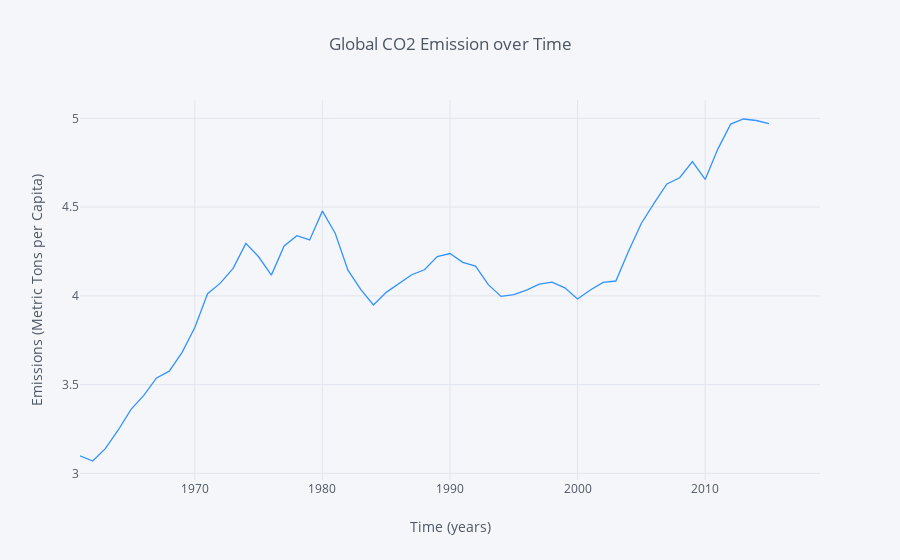

Source (notebook cell):
### Markdown cell above
## Emisiones promedio globales de CO2 (Toneladas/per capita) por año desde 1960 a 2014

### Code cell
e.iplot(kind='line', xTitle='Time (years)', color='#3393FF',
                  yTitle='Emissions (Metric Tons per Capita)', title='Global CO2 Emission over Time')

### Figure 1 — Plotly figure (JSON) as saved in the notebook; plotly's stock layout.template omitted (floating-point values rounded to 4 significant figures)
{"data": [{"line": {"color": "rgba(51, 147, 255, 1.0)", "dash": "solid", "shape": "linear", "width": 1.3}, "mode": "lines", "name": "Global CO2 Emissions per Capita", "text": "", "type": "scatter", "uid": "7b387703-f513-46d1-8db1-371561a181e6", "x": ["1960-12-31", "1961-12-31", "1962-12-31", "1963-12-31", "1964-12-31", "1965-12-31", "1966-12-31", "1967-12-31", "1968-12-31", "1969-12-31", "1970-12-31", "1971-12-31", "1972-12-31", "1973-12-31", "1974-12-31", "1975-12-31", "1976-12-31", "1977-12-31", "1978-12-31", "1979-12-31", "1980-12-31", "1981-12-31", "1982-12-31", "1983-12-31", "1984-12-31", "1985-12-31", "1986-12-31", "1987-12-31", "1988-12-31", "1989-12-31", "1990-12-31", "1991-12-31", "1992-12-31", "1993-12-31", "1994-12-31", "1995-12-31", "1996-12-31", "1997-12-31", "1998-12-31", "1999-12-31", "2000-12-31", "2001-12-31", "2002-12-31", "2003-12-31", "2004-12-31", "2005-12-31", "2006-12-31", "2007-12-31", "2008-12-31", "2009-12-31", "2010-12-31", "2011-12-31", "2012-12-31", "2013-12-31", "2014-12-31", "2015-12-31", "2016-12-31", "2017-12-31", "2018-12-31"], "y": [3.099, 3.07, 3.141, 3.244, 3.361, 3.439, 3.538, 3.576, 3.682, 3.822, 4.012, 4.072, 4.155, 4.295, 4.22, 4.117, 4.281, 4.339, 4.315, 4.477, 4.353, 4.145, 4.036, 3.949, 4.02, 4.069, 4.119, 4.147, 4.221, 4.238, 4.189, 4.168, 4.063, 3.997, 4.006, 4.032, 4.066, 4.078, 4.045, 3.982, 4.033, 4.076, 4.084, 4.253, 4.409, 4.523, 4.63, 4.665, 4.756, 4.656, 4.828, 4.968, 4.996, 4.988, 4.97, "", "", "", ""]}], "layout": {"legend": {"bgcolor": "#F5F6F9", "font": {"color": "#4D5663"}}, "paper_bgcolor": "#F5F6F9", "plot_bgcolor": "#F5F6F9", "title": {"font": {"color": "#4D5663"}, "text": "Global CO2 Emission over Time"}, "xaxis": {"gridcolor": "#E1E5ED", "showgrid": true, "tickfont": {"color": "#4D5663"}, "title": {"font": {"color": "#4D5663"}, "text": "Time (years)"}, "zerolinecolor": "#E1E5ED"}, "yaxis": {"gridcolor": "#E1E5ED", "showgrid": true, "tickfont": {"color": "#4D5663"}, "title": {"font": {"color": "#4D5663"}, "text": "Emissions (Metric Tons per Capita)"}, "zerolinecolor": "#E1E5ED"}}}
